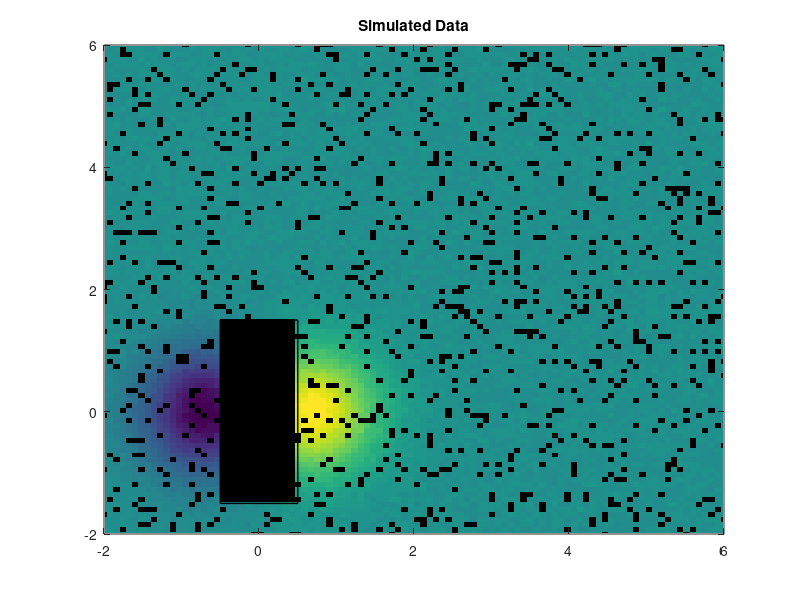

Source code (MATLAB): (Note: this script raises an error after producing the figure.)

clear; clc; 

addpath('./autobasis')
addpath('./code')
addpath('./FRK')

f = @(x1, x2) 50*x1.*exp(-x1.^2-x2.^2)

nx = 100;
ny = 100;
s1 = -2;
s2 = 6;
L0 = s2 - s1;
xg = linspace(s1, s2, nx)';
yg = linspace(s1, s2, ny)';
[x, y] = meshgrid(xg, yg);
x = reshape(x, nx*ny, 1);
y = reshape(y, nx*ny, 1);
total_locs = [x, y];

F = f(x,y);
sig2eps = 0.01*var(F);

rng(2345);
Y = F + sqrt(sig2eps)*randn(nx*ny,1);

%%% prediction locations 
n = nx*ny;
m = floor(n*0.1);


flagMR = total_locs(:,1)>=-0.5 & total_locs(:,1)<=0.5 & ...
 total_locs(:,2)>=-1.5 & total_locs(:,2)<=1.5;


total_ID = 1:n;
total_ID = total_ID(:); 
MBD_ID = total_ID(flagMR==1);
RemainID = total_ID(flagMR==0);


rng(230);
indrand = datasample(RemainID, m, 'Replace', false);
ind_locs = setdiff(RemainID, indrand);


MBD = MBD_ID;
MAR = indrand;
predID = total_ID;
pred_locs = total_locs(predID, :);
locs = total_locs(ind_locs, :);

Z = Y(ind_locs);


%%%%% figure 
Z_old =NaN(nx*ny, 1);
Z_old(ind_locs) = Z;

figure(6); clf;
clims = [ceil(min(Z_old)), floor(max(Z_old))];
fimage=imagesc(xg, yg, reshape(Z_old,nx,ny), clims);
rectangle('Position', [-0.5,-1.5,1,3], 'LineWidth', 1);
set(gca,'YDir','normal')
%set(gcf,'AlphaData', ~isnan(Z_old))
title('Simulated Data')
xlim([s1, s2]);
ylim([s1, s2]);

nanpa=[1 1 1;parula];
colormap(gcf,nanpa)
%dmap=(max(clims)-min(clims))/size(parula,1);
%caxis([ceil(min(clims)-dmap), ceil(max(clims))])
hcor=colorbar;
ylim(hcor, clims)


figure(7); clf;
clims = [ceil(min(Z_old)), floor(max(Z_old))];
imagescwithnan(xg, yg, reshape(Z_old,nx,ny), parula, [1 1 1]);
rectangle('Position', [-0.5,-1.5,1,3], 'LineWidth', 1);
set(gca,'YDir','normal')
%set(gca,'AlphaData', ~isnan(Z_old))
title('Simulated Data')
xlim([s1, s2]);
ylim([s1, s2]);
colorbar;


% define initial basis-function
a=5;
b=5;
cx = linspace(-2, 6, a);
cy = linspace(-2, 6, b);
[cx,cy] = meshgrid(cx, cy);

basis = [reshape(cx, a*b, 1), reshape(cy, a*b, 1)];
d = pdist(basis);
radius = 1.5*min(d)*ones(a*b, 1);
nS = ones(a*b, 1);

% calculate residuals with initial basis functions

grid_all = basis;
threshold = radius;
nS = ones(length(threshold), 1);
S = localbasis(locs, grid_all, threshold);
[Ssub, indsub] = licol(S,1);
basis = grid_all(indsub, :);
radius = threshold(indsub);


grid_all = basis;
threshold = radius;
nS = ones(length(threshold), 1);
S = localbasis(locs, grid_all, threshold);
[K, sig2_xi, T] = EM_FRK(S,Z,sig2eps);


[res_old] = BPC(locs, Z, grid_all, threshold, sig2eps);



data{1} = locs(:, 1);
data{2} = locs(:, 2);
data{3} = res_old;

n = size(locs, 1);

ind = cell(n, 1);
tic;
%parpool('local', 2);
for i = 1:n
	dtemp = great_circle_distance(locs, locs(i, :));
	dtemp(locs(:,1)==locs(i,1) & locs(:,2)==locs(i,2)) = 0;
	ind{i} = find(dtemp <= 0.5);
end
%delete(gcp('nocreate'));
toc;
data{4} = ind; 


criteria = 5;

i=1;
new_center{i} = basis;
new_threshold{i} = radius;
cutoff(i) = 100;
r = size(new_center{i}, 1);
tol=100;
res_new{i} = res_old;
ELMSE{i} = zeros(n,1);
done=0;

while(done==0)
	tstart=tic;
	display(strcat('iteration i=', num2str(i)));
	[new_center{i+1}, new_threshold{i+1}, cutoff(i+1), res_new{i+1}, stop_update, ELMSE{i}] = basisfun(data, Z, ...
		new_center{i}, new_threshold{i}, criteria, sig2eps);	
	timing(i)=toc(tstart);
	tol = abs(cutoff(i)-cutoff(i+1));
	r = size(new_center{i},1);
	i = i+1;
	data{3} = res_new{i};
	if stop_update==1
		break;
	end
	if tol<0.01
		done=1;
	else
		if r>250 
			done=1;
		else
			done=0;
		end
	end

end
toc;


res_old = data{3};
ind = data{4};
sd_res = zeros(n, 1);
mu_res = zeros(n, 1);
rule = zeros(n, 1);
rule_old = zeros(n, 1);
rule_old = zeros(n, 1);
%parpool('local', 2);
for k = 1:n
	res_temp = res_old(ind{k});
	sd_res(k) = std(res_temp);
	mu_res(k) = mean(res_temp);
	rule_old(k) = (mu_res(k))^2 + sd_res(k)^2;
end
ELMSE{i} = rule_old;


save ./basisfun_cutoff90_sim res_new new_threshold new_center res_new cutoff timing ELMSE



%%%%%%%%%%%%%%%%%%%%%%%%%%%%%%%%%%%%%%%%%%%%%%%%%%%%%%%%%%%%%%%%%%%
%%%%%%%%%%%%%%%%%%%%%%%%%%%%%%%%%%%%%%%%%%%%%%%%%%%%%%%%%%%%%%%%%%%
%%%%%%%%%%%%%%%%%%%%%%%%%%%%%%%%%%%%%%%%%%%%%%%%%%%%%%%%%%%%%%%%%%%
%%%%%%%%%%%%% figures to diagnose critera measure
iter = 1:12;
figure(1); clf;
fh(1)=subplot(1,2,1);   
boxplot(cell2mat(ELMSE(iter)), 'symbol', 'r.');
xlim([0, max(iter)])
xlabel('iteration')
ylabel('ELMSE')
% creat new pair of axes inside current figure
fh(2)=axes('position', [.25, .565, .19, .29])
box on; 
indexOfInterest = iter>=6 & iter<=max(iter);
labels = strtrim(cellstr(num2str(iter(indexOfInterest)'))')
boxplot(cell2mat(ELMSE(iter(indexOfInterest))), 'symbol', 'r.', ...
	'Labels',labels)
axis tight
ylim([0, 5])

fh(3)=subplot(1,2,2);
plot(iter, cutoff(iter), 'k--^','MarkerSize', 5, 'LineWidth', 1)
xlim([0, max(iter)])
xlabel('iteration')
ylabel('cutoff')

% creat new pair of axes inside current figure
fh(4)=axes('position', [.69, .575, .19, .28])
box on; 
indexOfInterest = iter>=6 & iter<=max(iter);
plot(iter(indexOfInterest), cutoff(indexOfInterest), ...
	'k--^','MarkerSize', 4, 'LineWidth', 1);
axis tight

xlim([6, max(iter)])
ylim([0, 2])

set(findobj('type','axes'),'fontsize',12)
yticks(fh(2),[0, 2, 4])
xticks(fh(4), [6:max(iter)])
xticks(fh(3), iter)

set(gcf,'PaperUnits','inches','PaperPosition',[0 0 10 5])

print(gcf, './basis_measures_sim', '-depsc')






%%%%%%%%%%%%%%%%%%%%%%%%%%%%%%%%%%%%%%%%%%%%%%%%%%%%%%%%%%%%%%%%%%%
%%%%%%%%%%%%%%%%%%%%%%%%%%%%%%%%%%%%%%%%%%%%%%%%%%%%%%%%%%%%%%%%%%%
%%%%%%%%%%%%%%%%%%%%%%%%%%%%%%%%%%%%%%%%%%%%%%%%%%%%%%%%%%%%%%%%%%%
grid_all = new_center{12};
threshold = new_threshold{12};
nS = ones(length(threshold), 1);
S = bisquare(locs, grid_all, threshold);
tic;
%%%%%% FRK with adaptive basis functions
[K, sig2_xi] = EM_FRK(S,Z,sig2eps);

pred_locs = total_locs;
[pred] = FRK([locs, Z], pred_locs, K, sig2_xi, sig2eps, grid_all, threshold);
toc;

indmiss = [MAR;MBD];
mean((F(indmiss)-pred(indmiss)).^2)
mean((F(MAR)-pred(MAR)).^2)
mean((F(MBD)-pred(MBD)).^2)

%%%%% FGP with adaptive basis functions
addpath('./FGP')
Ao = indicator_mat(locs, total_locs);
dtemp = pdist2(total_locs, total_locs);
[indi, indj] = find(dtemp>0 & dtemp<0.081); % first neighborhood structure
H = sparse(indi, indj, ones(length(indi),1), size(total_locs,1), size(total_locs,1));
reord = symrcm(H);
large = eigs(H(reord,reord), 1, 'LA');
small = eigs(H(reord,reord), 1, 'SA');
Hall.H = H;
Hall.large = large;
Hall.small = small;

Xo = ones(size(Ao,1), 1);

tic;
%%%%%%% EM estimation 
%[K,tau2,gamma]=EM_SRECAR(S,Ao,Z,H,sig2eps);
[K,tau2,gamma,beta]=EM_FGP(S,Ao,Z,Xo,Hall,sig2eps);
Q =  (speye(size(H,1)) - gamma*H)/tau2;


%%%%%%% prediction
data = [locs, Z];
pred_locs = total_locs;
Ap = indicator_mat(pred_locs, total_locs);
A = {Ao, Ap};
[predSIK] = FGP(data,pred_locs,K,tau2,gamma,H,A,grid_all,threshold,sig2eps);
toc;
Xp = ones(size(pred_locs,1), 1);
predSIK = predSIK + Xp*beta;

indmiss = [MAR;MBD];
mean((F(indmiss)-predSIK(indmiss)).^2)
mean((F(MAR)-predSIK(MAR)).^2)
mean((F(MBD)-predSIK(MBD)).^2)



